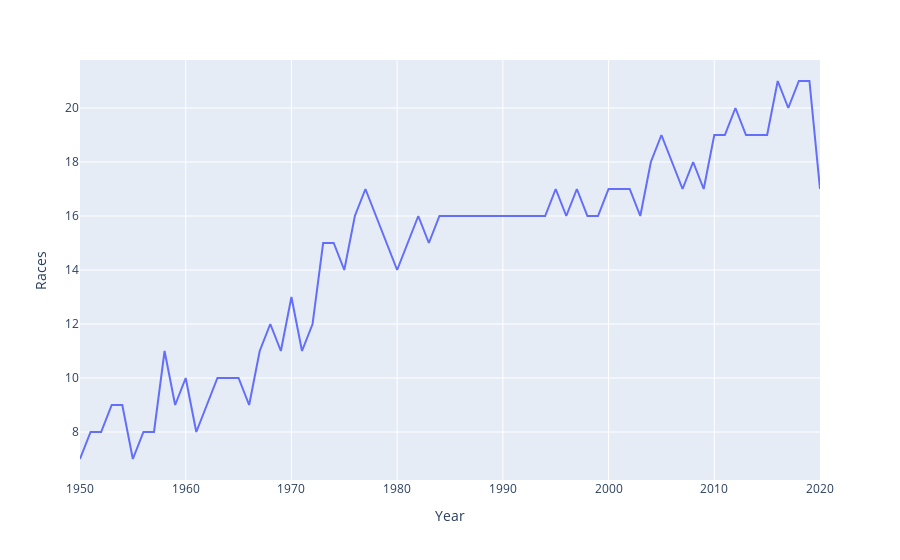

The cell this chart's notebook holds for it:
### Code cell
px.line(num_races,x='Year',y='Races')

### Figure 1 — Plotly figure (JSON) as saved in the notebook; plotly's stock layout.template omitted (floating-point values rounded to 4 significant figures)
{"data": [{"hovertemplate": "Year=%{x}<br>Races=%{y}<extra></extra>", "legendgroup": "", "line": {"color": "#636efa", "dash": "solid"}, "marker": {"symbol": "circle"}, "mode": "lines", "name": "", "orientation": "v", "showlegend": false, "type": "scatter", "x": [1950, 1951, 1952, 1953, 1954, 1955, 1956, 1957, 1958, 1959, 1960, 1961, 1962, 1963, 1964, 1965, 1966, 1967, 1968, 1969, 1970, 1971, 1972, 1973, 1974, 1975, 1976, 1977, 1978, 1979, 1980, 1981, 1982, 1983, 1984, 1985, 1986, 1987, 1988, 1989, 1990, 1991, 1992, 1993, 1994, 1995, 1996, 1997, 1998, 1999, 2000, 2001, 2002, 2003, 2004, 2005, 2006, 2007, 2008, 2009, 2010, 2011, 2012, 2013, 2014, 2015, 2016, 2017, 2018, 2019, 2020], "xaxis": "x", "y": [7, 8, 8, 9, 9, 7, 8, 8, 11, 9, 10, 8, 9, 10, 10, 10, 9, 11, 12, 11, 13, 11, 12, 15, 15, 14, 16, 17, 16, 15, 14, 15, 16, 15, 16, 16, 16, 16, 16, 16, 16, 16, 16, 16, 16, 17, 16, 17, 16, 16, 17, 17, 17, 16, 18, 19, 18, 17, 18, 17, 19, 19, 20, 19, 19, 19, 21, 20, 21, 21, 17], "yaxis": "y"}], "layout": {"legend": {"tracegroupgap": 0}, "margin": {"t": 60}, "xaxis": {"anchor": "y", "domain": [0, 1], "title": {"text": "Year"}}, "yaxis": {"anchor": "x", "domain": [0, 1], "title": {"text": "Races"}}}}
